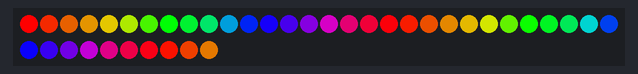
Bench run of a sketch on a simulated Arduino Uno, built with avr-gcc and run on an emulated ATmega328P. Shown: 40 RGB LEDs in strip order, left to right, continuing on the next row.

Above: at 0.15 s.
At 5.35 s:
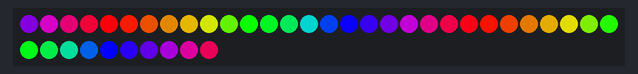
At 10.25 s:
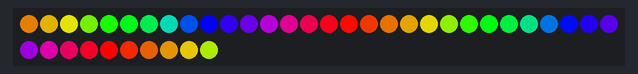
At 20.34 s:
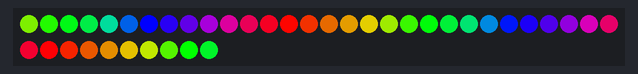
At 30.13 s:
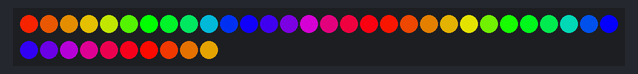
At 39.62 s:
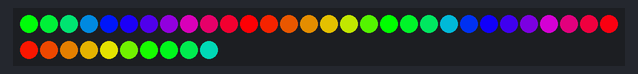

The sketch:

BlinkExample.ino
```cpp
// #include "FastLED.h"
// #define NUM_LEDS 60
// CRGB leds[NUM_LEDS];
// void setup() { FastLED.addLeds<NEOPIXEL, 6>(leds, NUM_LEDS); }
// void loop() {
//     for (int i = 0; i < 36; i++){
// 	    leds[i] = CHSV(i,255,255);
//         FastLED.show();
//         delay(30);
//     }
//     for (int i = 0; i < 36; i++){
//     	leds[i] = CHSV(i*5,255,255);
//         FastLED.show();
//         delay(30);
//     }
// }


#include "FastLED.h"
const int ledcount = 40;
CRGB leds[ledcount];
void setup() { FastLED.addLeds<NEOPIXEL, 6>(leds, ledcount); }
void loop() {
  static uint8_t hue = 0;
  for (int i = 0; i < ledcount; i++) {
    leds[i]=CHSV(4*hue+(2*7*i), 255, 255);
  }
  FastLED.show();
  hue++;
  delay(10);
}
```
